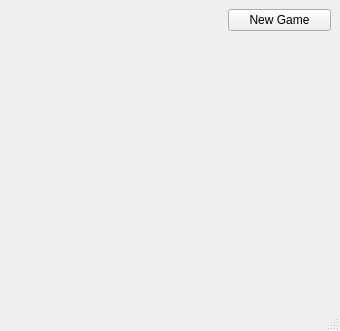
<?xml version="1.0" encoding="UTF-8"?>
<ui version="4.0">
    <class>MainWindow</class>
    <widget class="QMainWindow" name="MainWindow">
        <property name="geometry">
            <rect>
                <x>0</x>
                <y>0</y>
                <width>340</width>
                <height>331</height>
            </rect>
        </property>
        <property name="windowTitle">
            <string>MineSweeper</string>
        </property>
        <widget class="QWidget" name="centralwidget">
            <layout class="QVBoxLayout" name="verticalLayout" stretch="0,1">
                <item>
                    <layout class="QHBoxLayout" name="horizontalLayout">
                        <item>
                            <widget class="QLabel" name="statusLabel">
                                <property name="text">
                                    <string/>
                                </property>
                            </widget>
                        </item>
                        <item>
                            <widget class="QLabel" name="flagsLabel">
                                <property name="text">
                                    <string/>
                                </property>
                            </widget>
                        </item>
                        <item>
                            <widget class="QPushButton" name="newGameButton">
                                <property name="text">
                                    <string>New Game</string>
                                </property>
                            </widget>
                        </item>
                    </layout>
                </item>
                <item>
                    <widget class="QWidget" name="grids" native="true">
                        <layout class="QGridLayout" name="gridLayout"/>
                    </widget>
                </item>
            </layout>
        </widget>
        <widget class="QStatusBar" name="statusbar"/>
    </widget>
    <resources/>
    <connections/>
</ui>
